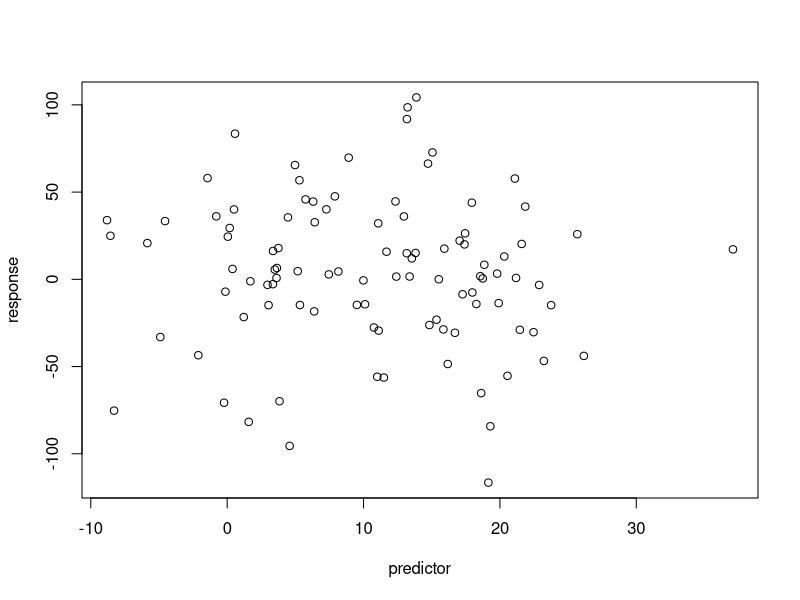
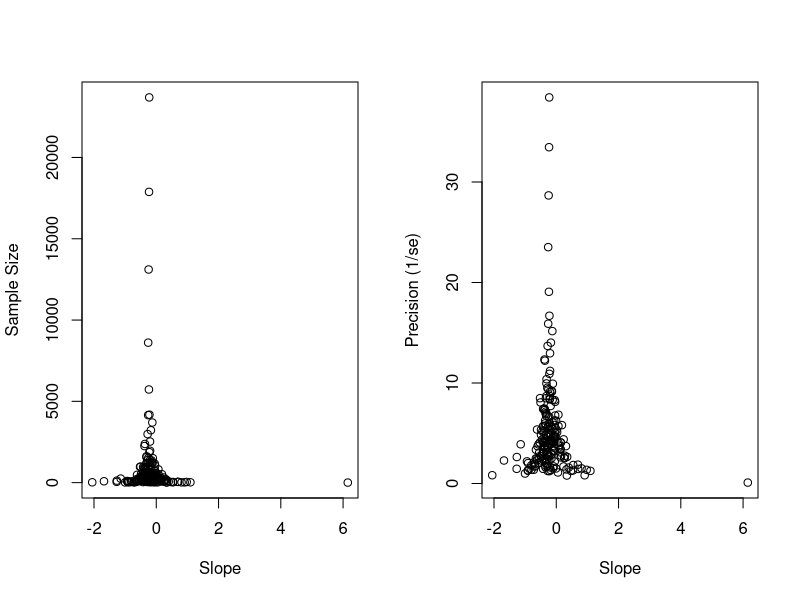
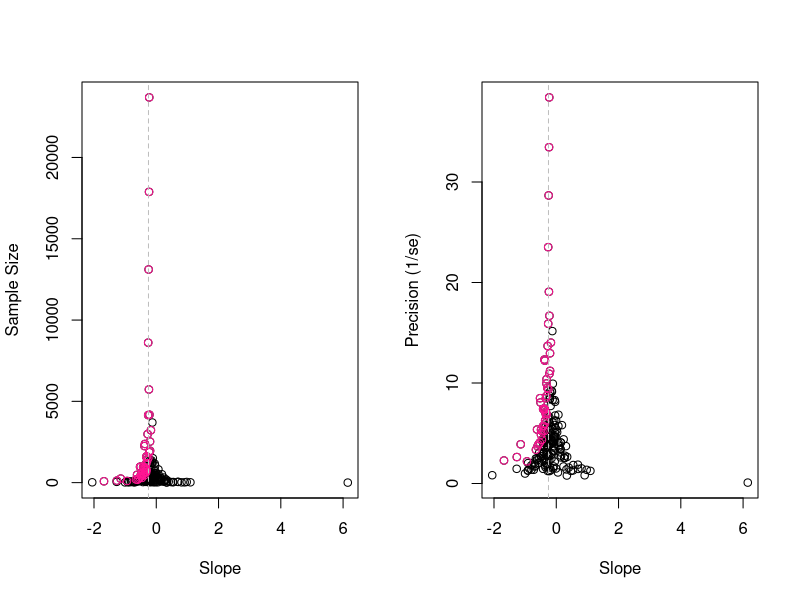
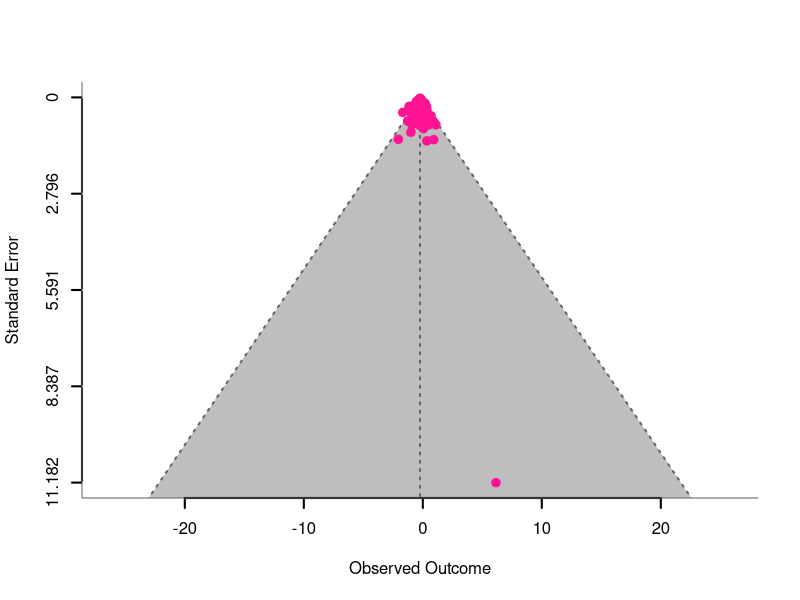
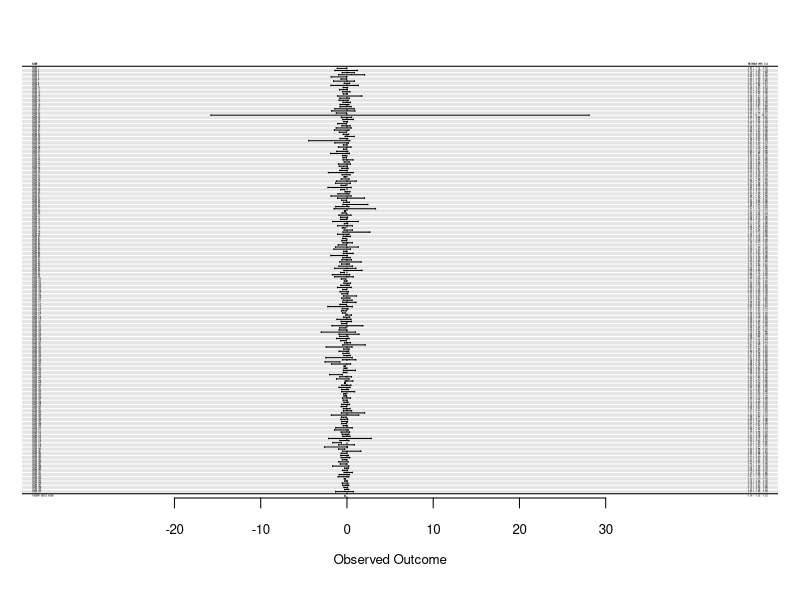
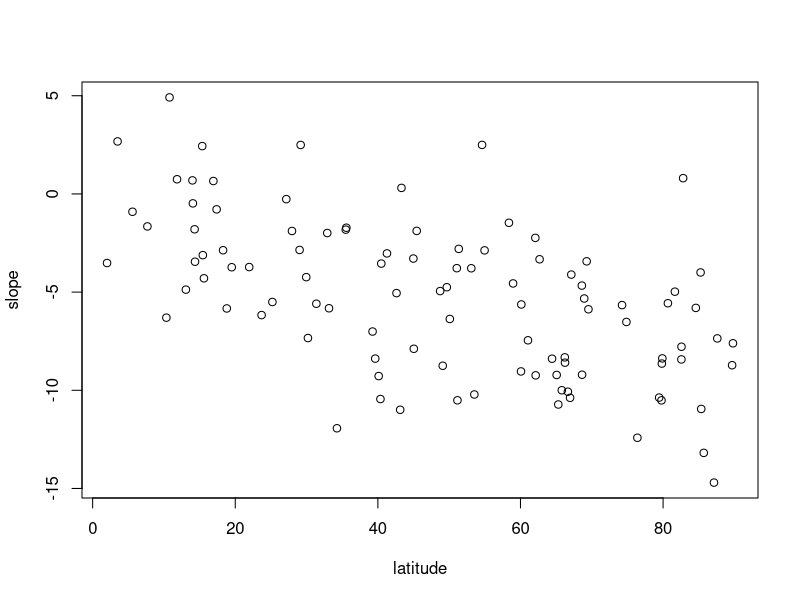
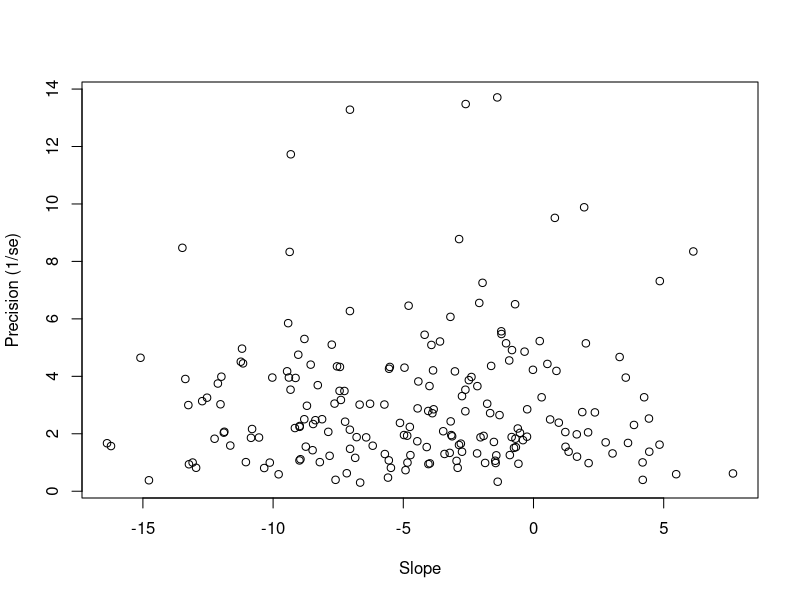

Reproduce these figures in R, in order. (Note: this script raises an error after producing the figures.)
rm(list = ls())

# import relevant packages
library(metafor)


## THE FUNNEL PLOT

# generate a random normal predictor
slope <- -0.25
intercept <- 0
predictor <- rnorm(n=100, mean = 10, sd = 10)

# calculate response using these parameters
response <- slope * predictor + intercept + rnorm(n=100, mean = 10, sd = 40)

# plot the data
plot(predictor, response)

# Q: Run a simple lm with the data you generated. How does the slope estimate compare to the slope you simulated?
model1 <- lm(response ~ predictor)
summary(model1)
# the slope is quite close to the one that was simulated (-0.0299)

# create somewhere to store the data
store <- matrix(nrow=200, ncol=4)

# simulate 200 different datasets
for(x in 1:200){
  
  # select sample sizes at random from a log normal distribution (small sample sizes common, large sample sizes rare)
  # n is always >3
  sample_size <- ceiling(exp(rnorm(1,4.5,1.5)))*3
  
  # predictor and response as before, but n is given by sample_size
  predictor <- rnorm(n = sample_size, mean = 10, sd = 10)
  response <- slope * predictor + intercept + rnorm(n = sample_size, 10, 40)
  
  # use the same model as before
  model1 <- lm(response ~ predictor)
  
  # extract model outputs and store them in the matrix
  store[x,] <- c(sample_size, summary(model1)$coefficients[2,1:2], summary(model1)$coefficients[2,4])
  # 
  
}

# 
store <- as.data.frame(store)
names(store) <- c("n", "slope", "standard.error", "p.value")

# visualise the data from these 200 simulated datasets
par(mfrow=c(1,2))
plot(store$slope, store$n, xlab = "Slope", ylab = "Sample Size")
plot(store$slope, (1/store$standard.error), xlab = "Slope", ylab = "Precision (1/se)")
par(mfrow=c(1,1))

# colour the significant slope estimates (>0.05)
# and indicate the slope we used to simulate with a dotted line
significant_slopes <- which(store$p.value<0.05)
par(mfrow=c(1,2))
plot(store$slope, store$n, xlab = "Slope", ylab = "Sample Size")
points(store$slope[significant_slopes], store$n[significant_slopes], col = "deeppink")
abline(v=slope, lty=2, col = "grey")
plot(store$slope, (1/store$standard.error), xlab = "Slope", ylab = "Precision (1/se)")
points(store$slope[significant_slopes], (1/store$standard.error[significant_slopes]), col = "deeppink")
abline(v=slope, lty=2, col = "grey")
par(mfrow=c(1,1))


# Q1: What happens to the effect size estimates as sample size and precision increases?

#     As slope increases, both the sample size and precision increase from zero,
#     reaching a peak at the simulated slope. After this point they both decrease as
#     slope continues to increase.


# Q2: When precision is low, what can you say about the estimates of effect size
#     that tend to be significant?

#     The effect sizes that are significant are either from those studies where the
#     sample size/precision is either extreme (strong pattern shown), or where the
#     slope is negative in smaller studies... because these show the same direction
#     as simulated.

# Q3: If there is a tendency to only publish results when the effect is significant
#     and/or sample size is large, which points would be missing from the plot?

#     The black ones (lower middle section of the plot), where sample size is small
#     and effect size is small.


## BASIC META ANALYSIS

# to find out a mean effect size, we can use a simple linear model
# 1 means we fit only intercept
model2 <- lm(slope ~ 1, data = store)
summary(model2)

# Q: What is wrong with the analysis above?
#    It does not take into account sampling variance, or the fact that some slopes
#    are estimated much more accurately. 

# check the main r function of metafor
?rma
meta <- rma(yi = slope, sei = standard.error, data = store)
meta
# gives us an estimate of -0.2381 - much closer to our true slope

# can also use in-built metafor functions to generate a nice funnel plot...
funnel(meta, shade = "grey", back = "white", lwd = 2, col = "deeppink")

# ... and forest plot
forest(meta, cex.lab = 0.8, cex.axis = 0.8, addfit = TRUE, shade = "zebra")


## A META-ANALYSIS WITH MODERATORS AND RANDOM TERMS

# this time we will generate datasets where the slope estimates (effect sizes)
# vary as a function of another variable.

# let's imagine the slopes we are generating correspond to the effect of temperature
# on phenology

# latitude predicts slope - i.e. species from further north advance timings more
# in response to temperature
latitude <- runif(100,0,90)
# we randomly sample a latitude from 0,90 degree north
slope <- -0 + latitude * -0.1 + rnorm(100,0,3)
plot(latitude, slope)

# we can then add this to the code we used before
# we will also add an extra step - a random effect - so that slopes vary among 20 species
# slopes 1-10 for species 1, slopes 11-20 for species 2

# create somewhere to store data
# this time we also want to save the latitude and species that the slope estimate comes from
# we will also save a unique ID for each observation to include a residual random effect
store2 <- matrix(nrow = 200, ncol = 7)

# we can then generate 20 species random effects
species <- rep(1:20, each = 10)
species_effect <- rep(rnorm(20,0,2), each = 10)

for (x in 1:200){
  
  latitude <- runif(1,0,90)
  
  slope <- 0 + species_effect[x] + latitude * -0.1 + rnorm(1,0,3)
  
  # then we select sample sizes at random from a log normal distribution , so that
  # small sample sizes are common and large sample sizes are rare
  sample_size <- ceiling(exp(rnorm(1,4.5,1.5)))
  
  # we don't want to run analyses on datasets that are too small
  if(sample_size>3){
    predictor <- rnorm(n = sample_size, mean = 10, sd = 10)
    response <- intercept + predictor * slope + rnorm(n = sample_size, 0, 40)
    
    # we can then use the same linear model as before
    model <- lm(response~predictor)
    
    # we can then extract the model outputs we want and then store them in our matrix
    store2[x,] <- c(sample_size, summary(model)$coefficients[2,1:2],
                    summary(model)$coefficients[2,4], latitude, species[x], x)

  }}

store2 <- as.data.frame(store2)
names(store2) <- c("n", "slope", "standard.error", "p.value", "latitude", "species", "ID")

# now we can try to generate a funnel plot, and run a meta-analysis
plot(store2$slope, (1/store2$standard.error), xlab = "Slope", ylab = "Precision (1/se)")

meta2 <- rma(yi = slope, sei = standard.error, data = store2)
summary(meta2)

# Q: Why doesn't the slope estimate funnel in much this time?
#    There is heterogeneity in slopes (as seen in the I^2 value and the heterogeneity test)

# we can add the model formula to include latitude as a covariate to the rma function
meta3 <- rma(yi = slope, sei = standard.error, mods = ~latitude, data = store2)
summary(meta3)
# even after controlling for the effect of latitude there is still some heterogeneity

# to add a random term to our meta-analysis we need to use the rma.mv function

# we include the slope variance as the square of the standard error
store2$se2 <- store2$standard.error^2
# the function won't run with NAs so we have to remove those rows
store3 <- store2[-which(is.na(store2$slope)==TRUE),]

# we can also include an observation-level random effect
meta4 <- rma.mv(yi = slope, V = se2, mods = ~latitude, random = ~1|species/ID, data = store3)
meta4
# we can see that variance estimated among species is similar to the variance we simulated
# the residual variance is similar to what we simulated
# our meta-analysis has done a good job of recovering


## CONFRONTING A REAL DATASET

# next step is to analyse a real dataset
# we will test whether the annual productivity of birds has declined on average

# import the data
birdbrood_data <- read.csv("./data/birdbroods.csv", sep = ",", header = TRUE)
View(birdbrood_data)
# slope corresponds to variation in standardised breeding output regressed on year

# now plot these data using a funnel plot and run a meta-analysis that includes two
# random terms, and generate a forest plot

plot(birdbrood_data$slope, (1/birdbrood_data$slope.SE), xlab = "Slope", ylab = "Precision (1/se)")
birdbrood_data$se2 <- birdbrood_data$slope.SE^2
meta5 <- rma.mv(yi = slope, V = se2, random = ~1|Species/id.pop, data = birdbrood_data)
meta5
# alternatively we could plot it this way...
funnel(meta5)

# and then the forest plot...
forest(meta5, cex.lab = 0.8, cex.axis = 0.8, addfit = TRUE, shade = "zebra", order = "obs")

# Q1: Has the brood size of the average bird species declined?
#     No, the values cluster around zero

# Q2: Is more of the variation in slope estimates distributed among or within species?
#     Among species - higher estimate for species/id.pop

# Q3: Is trend in brood size more positive for populations in protected areas?
meta6 <- rma.mv(yi = slope, V = se2, mod = ~protected.area, random = ~1|Species/id.pop, data = birdbrood_data)
meta6
#     No, the trend is less positive!

# Q4: If the information was available, what other terms do you think it would be
#     worth including as random effects?
#     Climatic / environmental variables, habitat, etc.
